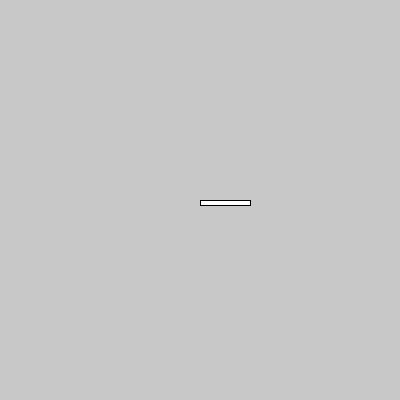
Frame 1 (no input)
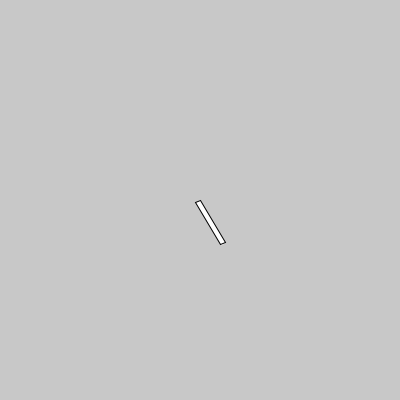
Frame 60 (the mouse pressed at the canvas centre just before this capture)
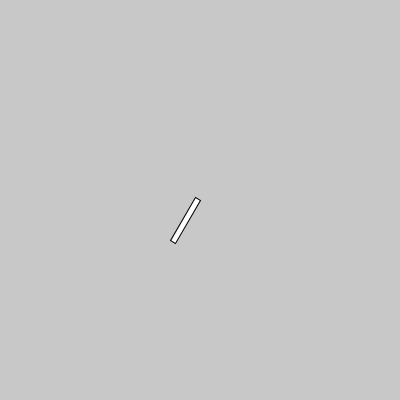
Frame 120 (the mouse held since frame 60 and released just before this capture)

The Processing sketch that drew these frames (run headless with seeded random() and noise(); from frame 60 on, the mouse is pressed at the canvas centre):

// Processing sketch: cc_05b_pushpop
// ── cc_05b_pushpop.pde
/**
 * Creative Coding HSOS/1617
 * Basic pushmatrix/popmatrix example
 *
 * @author Jens de Boer <hello@jnsdbr.de>
 */
 
float counter = 0;

void setup()
{
    size(400, 400);
}

void draw()
{
    background(200);
    
    pushMatrix();
    translate(width / 2, height / 2);
    rotate(radians(counter));
    rect(0, 0, 50, 5);
    popMatrix();
    
    counter += 1;
}
